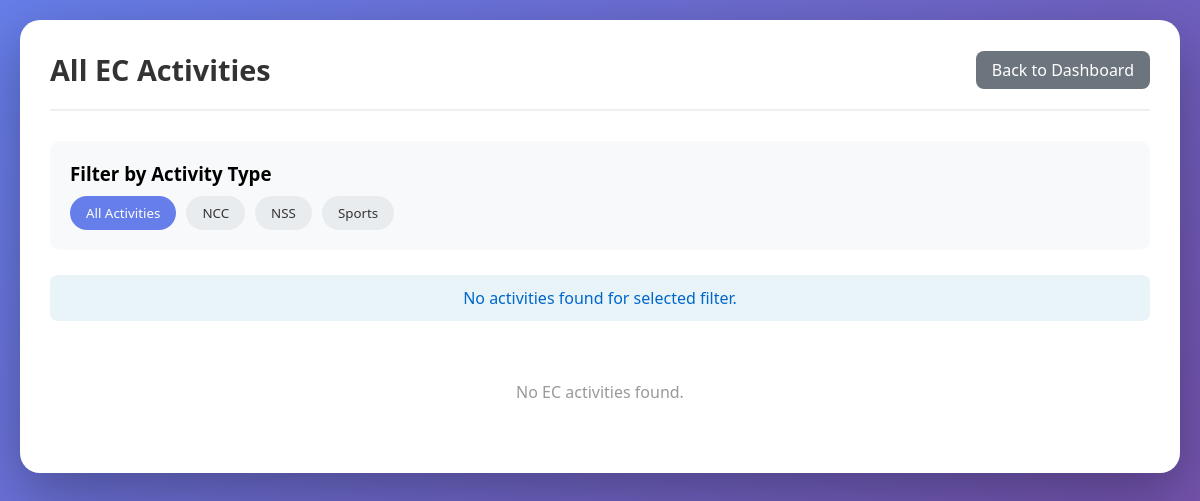
/all_ec_activities (signed in), run on the app's committed database.
### app.py (models this page shows)
class ActivityType(db.Model):
    __tablename__ = 'activity_types'
    id = db.Column(db.Integer, primary_key=True, autoincrement=True)
    name = db.Column(db.String(100), nullable=False)
    description = db.Column(db.String(200))
    department_id = db.Column(db.Integer, db.ForeignKey('departments.id'), nullable=False)
    created_at = db.Column(db.DateTime, default=datetime.now)
    __table_args__ = (db.UniqueConstraint('name', 'department_id', name='unique_activity_per_dept'),)

### app.py (the view, shortened to what this page needs)
@app.route('/all_ec_activities')
def all_ec_activities():
    role = session.get('role')
    if role not in ['dept_admin', 'dept_admin_viewer']:
        return redirect(url_for('index'))
    department_id = session.get('department_id')
    all_activities = Extracurricular.query.filter(
        ~Extracurricular.notes.like('OD_%')
    ).join(Student).filter(Student.department_id == department_id).order_by(
        Student.gender.desc(),
        Student.name.asc(),
        Extracurricular.activity_date.desc()
    ).all()
    grouped_data = {}
    activity_types = ActivityType.query.filter_by(department_id=department_id).order_by(ActivityType.name).all()
    return render_template('all_ec_activities.html',
                         grouped_data=grouped_data,
                         activity_types=activity_types)

### app.py (called while the page is built)
@app.context_processor
def inject_datetime():
    return {'datetime': datetime}

### templates/all_ec_activities.html (shortened to what this page needs)
<!DOCTYPE html>
<html lang="en">
<head>
</head>
<body>
    <div class="container">
        <div class="header">
            <h1>All EC Activities</h1>
            <a href="{{ url_for('admin_dashboard') }}" class="back-btn">Back to Dashboard</a>
        </div>
        <div class="filter-section">
            <h3>Filter by Activity Type</h3>
            <div class="filter-buttons">
                <button class="filter-btn active" data-filter="all">All Activities</button>
                {% for type in activity_types %}
                <button class="filter-btn" data-filter="{{ type.name }}">{{ type.name }}</button>
                {% endfor %}
            </div>
        </div>
        <div class="stats" id="stats">
        </div>
        {% if not grouped_data %}
        <div class="no-data">
            No EC activities found.
        </div>
        {% endif %}
    </div>
</body>
</html>

### templates/all_ec_activities.html (style rules this page uses)
* { margin: 0; padding: 0; box-sizing: border-box; font-family: 'Segoe UI', Tahoma, Geneva, Verdana, sans-serif; }
body { background: linear-gradient(135deg, #667eea 0%, #764ba2 100%); min-height: 100vh; padding: 20px; }
.container { background: white; border-radius: 20px; box-shadow: 0 20px 60px rgba(0,0,0,0.3); max-width: 1400px; margin: 0 auto; padding: 30px; }
.header { display: flex; justify-content: space-between; align-items: center; margin-bottom: 30px; padding-bottom: 20px; border-bottom: 2px solid #f0f0f0; flex-wrap: wrap; gap: 15px; }
.header h1 { color: #333; font-size: 1.8em; }
.filter-section { background: #f8f9fa; padding: 20px; border-radius: 10px; margin-bottom: 25px; }
.filter-buttons { display: flex; flex-wrap: wrap; gap: 10px; margin-top: 10px; }
.filter-btn { background: #e9ecef; color: #333; border: none; padding: 8px 16px; border-radius: 20px; cursor: pointer; transition: all 0.3s; }
.filter-btn.active { background: #667eea; color: white; }
.back-btn { background: #6c757d; color: white; padding: 8px 16px; text-decoration: none; border-radius: 8px; }
.no-data { text-align: center; padding: 40px; color: #999; }
.stats { background: #e8f4f8; padding: 12px 20px; border-radius: 8px; margin-bottom: 20px; text-align: center; color: #0066cc; }

### data on the page
ActivityType: name "NCC"
ActivityType: name "NSS"
ActivityType: name "Sports"
